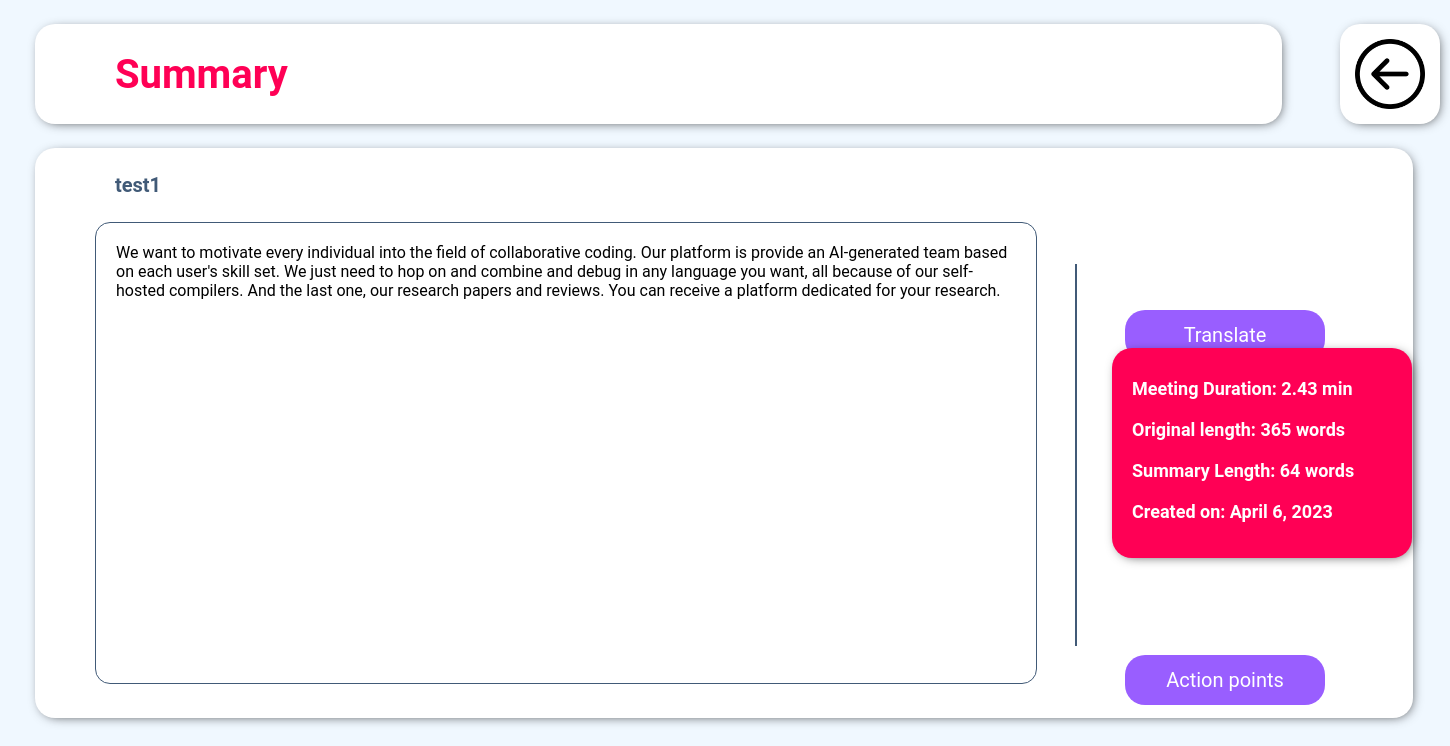
Page /summaryview/1/ on the earlier database version.
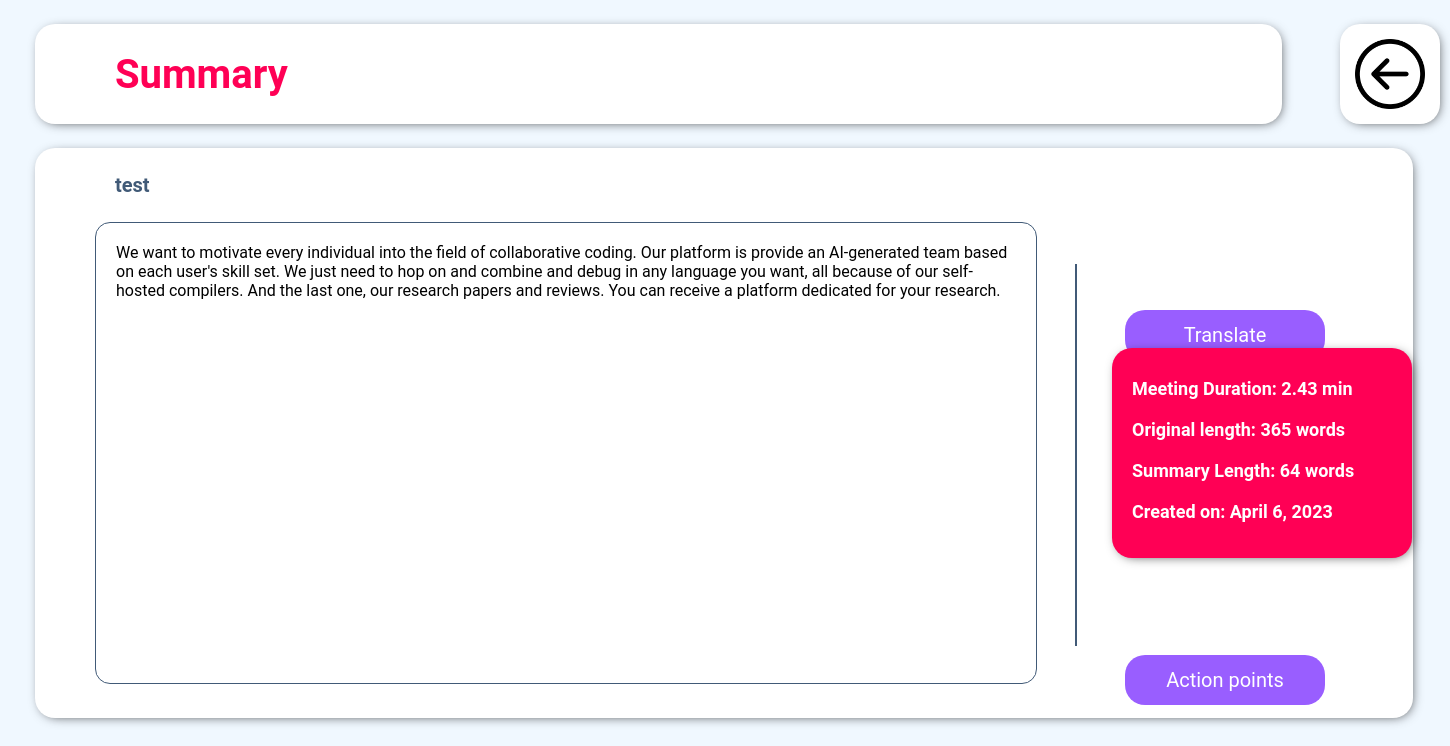
Same page on the later database version.
### webapp/models.py (models this page shows, shortened)
class Summary(models.Model):
    user = models.ForeignKey(UserProfile, on_delete=models.CASCADE, null=True, default=None)
    video = models.ForeignKey(Video, on_delete=models.CASCADE)
    title=models.CharField(max_length=100, default='')
    summary_text = models.TextField()
    summary_words = models.IntegerField(default=0)
    transcript_words = models.IntegerField(default=0)
    duration = models.CharField(max_length=20, null=True, blank=True)
    generated_date = models.DateTimeField(auto_now_add=True)

### webapp/views/dashboard.py (the view)
# urls.py: path('summaryview/<int:summary_id>/', summary_view, name='summary_view'),
def summary_view(request, summary_id):
    try:
        summary = Summary.objects.get(id=summary_id)
    except Summary.DoesNotExist:
        return render(request, 'summary_not_found.html')
    context = {
        'summary':summary
    }
    return render(request, 'summary_list.html', context)

### templates/summary_list.html (shortened to what this page needs)
<!DOCTYPE html>
<html lang="en">
<head>
    {% load static %}
    <link rel="stylesheet" href="{% static 'css/display.css'%}">
</head>
<body>
    {% load static %}
    <div class="upper_banner">
        <div class="banleft"><a style="background: none;"> Summary </a></div>
        <a href="/dashboard/">
            <div class="ban_right"> <img src="{%static 'img/back.png' %}"> </div>
        </a>
    </div>
    {% load static %}
    <div class="lower_body">
        <h1> {{summary.title}} </h1>
        <div class="paragraph">
            <div class="para_in">
                {{summary.summary_text}}
            </div>
        </div>
        <div class="line"></div>
    </div>
    <div class="translator"><a href="/translatee/{{summary.id}}/"> Translate </a></div>
    <div class="details">
        <h2>Meeting Duration: {{summary.duration}}</h2>
        <h2>Original length: {{summary.transcript_words}} words</h2>
        <h2>Summary Length: {{summary.summary_words}} words</h2>
        <h2>Created on: {{ summary.generated_date|date:"F j, Y" }}</h2>
    </div>
    <div class="action_points"> <a href=""> Action points </a> </div>
</body>
</html>

### statics/css/display.css (style rules this page uses)
* { margin: 0; font-family: 'Roboto', sans-serif; background: aliceblue; }
.upper_banner { width: 86%; height: 100px; margin-left: 35px; margin-top: 24px; border-radius: 20px; background: #ffffff; box-shadow: 2px 2px 12px -4px rgba(0, 0, 0, 0.8); display: flex; }
.banleft { background: none; height: 100%; width: 1000px; display: flex; align-items: center; }
.ban_right { position: absolute; width: 100px; height: 100px; margin-left: 305px; border-radius: 20px; background: #ffffff; box-shadow: 2px 2px 12px -4px rgba(0, 0, 0, 0.8); display: flex; justify-content: center; align-items: center; }
.ban_right img { width: 70%; background: none; }
.banleft a { font-size: 40px; font-weight: bolder; margin-left: 80px; color: #ff0055; }
.lower_body { width: 95%; height: 570px; margin-left: 35px; margin-top: 24px; border-radius: 20px; background: #ffffff; box-shadow: 2px 2px 12px -4px rgba(0, 0, 0, 0.8); }
h1 { width: 200px; color: #415a77; font-size: 20px; font-weight: bold; background: none; margin-left: 80px; padding-top: 25px; }
.paragraph { border: 1px solid #415a77; border-radius: 15px; width: 900px; height: 420px; margin-left: 60px; margin-top: 25px; padding: 20px 20px 20px 20px; background: none; }
.para_in { width: 900px; height: 420px; padding-right: 15px; overflow-y: auto; background: none; }
.line { border: 1px solid #415a77; height: 380px; position: absolute; margin-left: 1040px; margin-top: -420px; }
.details { position: absolute; background-color: #ff0055; box-shadow: 2px 2px 12px -4px rgba(0, 0, 0, 0.8); height: 200px; width: 300px; margin-left: 1112px; margin-top: -370px; padding-top: 10px; border-radius: 20px; }
h2 { color: #ffffff; background: none; font-size: 18px; font-weight: bold; padding-top: 20px; padding-left: 20px; }
.translator { width: 200px; height: 50px; position: absolute; right: 125px; bottom: 440px; border-radius: 20px; display: flex; justify-content: center; align-items: center; font-size: 20px; cursor: pointer; overflow: hidden; }
.action_points { width: 200px; height: 50px; position: absolute; right: 125px; bottom: 95px; border-radius: 20px; display: flex; justify-content: center; align-items: center; font-size: 20px; cursor: pointer; overflow: hidden; }
.translator a, .action_points a { color: #ffffff; background-color: #995EFF; text-decoration: none; width: 200px; height: 50px; display: flex; justify-content: center; align-items: center; }

Differences in the rows shown:
changed Summary "2.43 min": title "test1" → "test"
